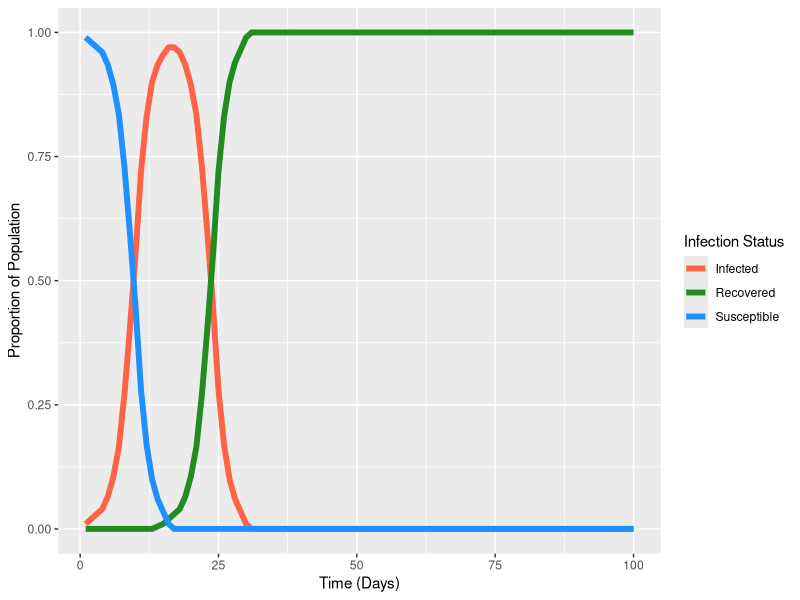

The R source for this figure:
## ---- chunk 1
knitr::opts_chunk$set(echo = TRUE)
## ---- chunk 2

library(ggplot2)

## ---- chunk 3

#Number of Days#
#Total number of times to repeat the life cycle
numDays<-100


#Population Size#
#Number of agents to generate
popSize<-200



#Proportion Social Distancing#
#The proportion of agents who are social distancing
propDistancing<-0



#Movement Speed#
#The distance agents travel in a given day
moveSpeed<-12



#Infection Radius#
#The radius within which the disease can be transmitted
radius<-6



#Contagiousness#
#Probability of spreading the infection on any given contact
contagion<-.5



#Infection Duration#
#The total number of days before an agent recovers from an infection
infectionDuration<-14

## ---- chunk 4

#Agent Generation#
#A function to generate agents
agentGenerate<-function(n,p){
  
  #n = population size
  #p = proportion social distancing
  
  #Generate agents a random position on a 2-D surface
  xPos<-runif(n,0,100)
  yPos<-runif(n,0,100)
  
  #Assign each agent a social distancing status
  #1 = social distancing (staying put)
  #0 = not distancing (moving around)
  distancing<-sample(c(rep(1,floor(n*p)),
    rep(0,n-floor(n*p))))
  
  #Set initial infection status
  status<-sample(c(rep("susceptible",n-1),"infected"))
  
  #Create a variable to track duration of infection
  daysInfected<-ifelse(status=="infected",1,0)
  
  #Put the agents together
  agents<-data.frame(xPos,
                     yPos,
                     distancing,
                     status,
                     daysInfected)
  
  #Output the agents
  return(agents)
  
}



#Movement#
#A function to move agents
move<-function(startX,startY,speed){
  
  #Generate a random squared movement on the X dimension
  xDiff<-runif(1,0,speed^2)
  
  #Generate the corresponding movement on the Y dimension
  yDiff<-speed^2-xDiff
  
  #Determine the overall movement on both dimensions
  movement<-c(sqrt(xDiff),sqrt(yDiff))
  
  #Randomly make each movement direction positive or negative
  movement<-sample(c(-1,1),replace=T)*movement
  
  #Generate the agents' new X and Y coordinates
  newPos<-movement+c(startX,startY)
  
  #Prevent agents from going above 100 or below 0
  newPos<-newPos %% 100
  
  #Output the agent's new position
  return(newPos)
  
}

## ---- chunk 5

#Generate the agents
agents<-agentGenerate(popSize,propDistancing)


#Generate a blank dataframe to store model results
results<-data.frame("day"=1:numDays,
                    "status"=rep(c("susceptible",
                                   "infected",
                                   "recovered"),
                                 each=numDays),
                    "prop"=NA)


#Loop for the specified number of days
for (d in 1:numDays) {
  
  #Move#
  
  #Loops one-by-one through agents
  for (a in 1:popSize) {
    #If agents are not social distancing...
    if (agents$distancing[a] == 0) {
      #Have the agent move to a new position
      agents[a, 1:2] <- move(agents$xPos[a],
                             agents$yPos[a],
                             moveSpeed)
      
    }
    
  }
  
  
  
  #Infect#
  
  #Compute how far each agent is from every other agent
  distances <- as.matrix(dist(agents[, 1:2]))
  
  #Determine which agents are infected
  infected <- which(agents$status == "infected")
  
  #Loop through infected agents...
  for (i in infected) {
    #Determine which agents are within the infection radius
    risk <- distances[i, ] <= radius
    
    #Eliminate people who are not susceptible
    risk <- risk & agents$status == "susceptible"
    
    #Determine whether transmission actually happens
    transmission <- risk & rbinom(popSize, 1, contagion)
    
    #Change the status of agents who experienced a transmission
    agents$status[transmission] <- "infected"
    
  }
  
  
  
  #Recovery#
  
  #Increments days infected by 1 for infected agents
  agents$daysInfected[agents$status == "infected"] <-
    agents$daysInfected[agents$status == "infected"] + 1
  
  #If agents have been infected for more than the infection duration...switch their status to "recovered"
  agents$status <- ifelse(agents$daysInfected >
                            infectionDuration,
                          "recovered",
                          agents$status)
  
  
  
  
  #Store Data#
  
  #Store the proportion of agents who have each section
  results$prop[results$status=="susceptible" &
                 results$day==d]<-mean(agents$status=="susceptible")

  results$prop[results$status=="infected" &
                 results$day==d]<-mean(agents$status=="infected")
 
  results$prop[results$status=="recovered" &
                 results$day==d]<-mean(agents$status=="recovered")
 
}

## ---- chunk 6

#Generate the SIR plot
sirPlot<-ggplot(data=results,
                aes(x=day,
                    y=prop,
                    color=status))+
  labs(x="Time (Days)",
       y="Proportion of Population",
       color="Infection Status")+
  geom_line(lwd=2)+
  scale_color_manual(labels=c("Infected","Recovered","Susceptible"),
                     values=c("tomato","forestgreen","dodgerblue"))

sirPlot

